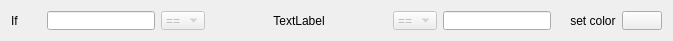
<?xml version="1.0" encoding="UTF-8"?>
<ui version="4.0">
 <class>RangeWidget</class>
 <widget class="QWidget" name="RangeWidget">
  <property name="geometry">
   <rect>
    <x>0</x>
    <y>0</y>
    <width>673</width>
    <height>41</height>
   </rect>
  </property>
  <property name="sizePolicy">
   <sizepolicy hsizetype="Preferred" vsizetype="Fixed">
    <horstretch>0</horstretch>
    <verstretch>0</verstretch>
   </sizepolicy>
  </property>
  <property name="minimumSize">
   <size>
    <width>0</width>
    <height>41</height>
   </size>
  </property>
  <property name="maximumSize">
   <size>
    <width>16777215</width>
    <height>41</height>
   </size>
  </property>
  <property name="windowTitle">
   <string>Form</string>
  </property>
  <layout class="QHBoxLayout" name="horizontalLayout" stretch="0,0,0,1,0,0,0,0">
   <item>
    <widget class="QLabel" name="label">
     <property name="text">
      <string>If       </string>
     </property>
    </widget>
   </item>
   <item>
    <widget class="QLineEdit" name="value1"/>
   </item>
   <item>
    <widget class="QComboBox" name="op1">
     <property name="enabled">
      <bool>false</bool>
     </property>
     <item>
      <property name="text">
       <string>==</string>
      </property>
     </item>
     <item>
      <property name="text">
       <string>!=</string>
      </property>
     </item>
     <item>
      <property name="text">
       <string>&gt;</string>
      </property>
     </item>
     <item>
      <property name="text">
       <string>&gt;=</string>
      </property>
     </item>
     <item>
      <property name="text">
       <string>&lt;</string>
      </property>
     </item>
     <item>
      <property name="text">
       <string>&lt;=</string>
      </property>
     </item>
    </widget>
   </item>
   <item>
    <widget class="QLabel" name="name">
     <property name="text">
      <string>TextLabel</string>
     </property>
     <property name="alignment">
      <set>Qt::AlignCenter</set>
     </property>
    </widget>
   </item>
   <item>
    <widget class="QComboBox" name="op2">
     <property name="enabled">
      <bool>false</bool>
     </property>
     <item>
      <property name="text">
       <string>==</string>
      </property>
     </item>
     <item>
      <property name="text">
       <string>!=</string>
      </property>
     </item>
     <item>
      <property name="text">
       <string>&gt;</string>
      </property>
     </item>
     <item>
      <property name="text">
       <string>&gt;=</string>
      </property>
     </item>
     <item>
      <property name="text">
       <string>&lt;</string>
      </property>
     </item>
     <item>
      <property name="text">
       <string>&lt;=</string>
      </property>
     </item>
    </widget>
   </item>
   <item>
    <widget class="QLineEdit" name="value2"/>
   </item>
   <item>
    <widget class="QLabel" name="label_2">
     <property name="text">
      <string>    set color</string>
     </property>
    </widget>
   </item>
   <item>
    <widget class="QPushButton" name="color_btn">
     <property name="minimumSize">
      <size>
       <width>40</width>
       <height>0</height>
      </size>
     </property>
     <property name="text">
      <string/>
     </property>
    </widget>
   </item>
  </layout>
 </widget>
 <resources/>
 <connections/>
</ui>
